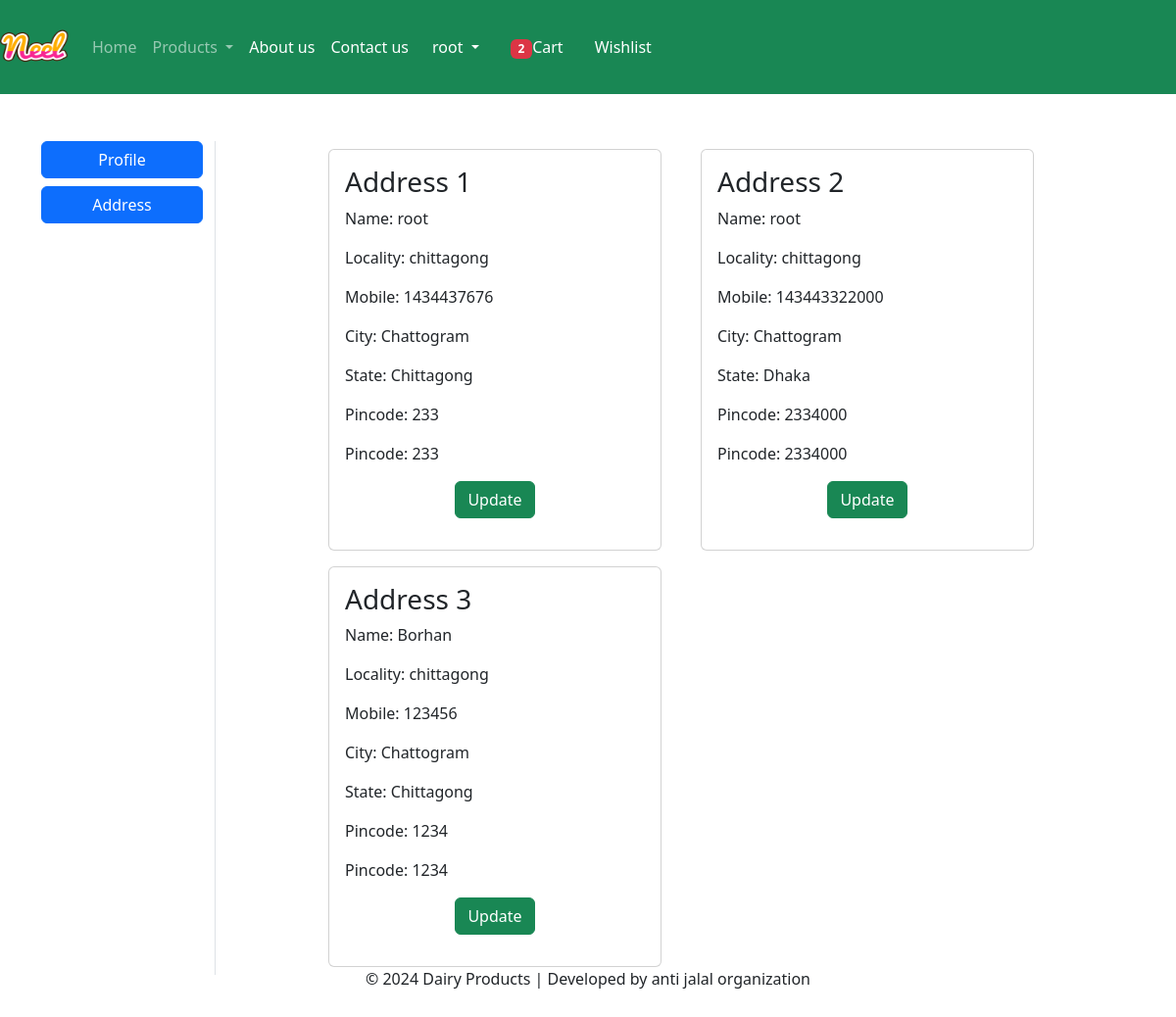
The page /address/ (signed in) on the database its author committed.
### app/models.py (models this page shows, shortened)
class Customer(models.Model):
    user = models.ForeignKey(User, on_delete=models.CASCADE)  # Link to the User model (One-to-One)
    name = models.CharField(max_length=200)  # Customer's name
    locality = models.CharField(max_length=200)  # Locality or area where the customer resides
    city = models.CharField(max_length=50)  # City where the customer resides
    mobile = models.IntegerField(default=0)  # Mobile number of the customer
    zipcode = models.IntegerField()  # Postal code for the customer address
    state = models.CharField(choices=STATE_CHOICES, max_length=100)  # State of the customer (from the predefined choices)

### app/views.py (the view)
# urls.py: path('address/', views.address, name='address'),  # User address page
def address(request):
    add = Customer.objects.filter(user=request.user)
    totalitem = 0
    if request.user.is_authenticated:
        totalitem = len(Cart.objects.filter(user=request.user))
    return render(request, 'app/address.html', locals())

### app/templates/app/address.html (shortened to what this page needs)
{% extends 'app/base.html' %}
{% load static %}
{% block main-content %}
<div class="container my-5">
    <div class="row">
        <div class="col-sm-2 border-end">
            <ul class="list-unstyled">
                <li class="d-grid mb-2">
                    <a href="{% url 'profile' %}" class="btn btn-primary">Profile</a>
                </li>
                <li class="d-grid">
                    <a href="{% url 'address' %}" class="btn btn-primary">Address</a>
                </li>
            </ul>
        </div>
        <div class="col-sm-8 offset-sm-1">
    <div class="row">
        {% for ad in add %}
        <div class="col-sm-6">
  <div class="card m-2">
    <div class="card-body">
      <h3>Address {{ forloop.counter }}</h3>
      <p>Name: {{ ad.name }}</p>
      <p>Locality: {{ ad.locality }}</p>
      <p>Mobile: {{ ad.mobile }}</p>
      <p>City: {{ ad.city }}</p>
      <p>State: {{ ad.state }}</p>
      <p>Pincode: {{ ad.zipcode }}</p>
       <p>Pincode: {{ ad.zipcode }}</p>
       <p class="text-center"><a href="{% url 'updateAddress' pk=ad.id %}" type="button" class="btn btn-success">Update</a></p>
    </div>
  </div>
</div>
        {% endfor %}
     </div>
    </div>
  </div>
</div>
    {% endblock main-content %}

### app/templates/app/base.html (shortened to what this page needs)
<!DOCTYPE html>
{% load static %}
<html lang="en">
<head>
    <link rel="stylesheet" href="https://cdn.jsdelivr.net/npm/bootstrap@5.3.3/dist/css/bootstrap.min.css">
</head>
<body>
    <nav class="navbar navbar-expand-lg navbar-light navbar-dark bg-success">
        <a class="navbar-brand" href="#">
            <img src="{% static 'app/images/neel.png' %}" width="70" height="70" />
        </a>
        <div class="collapse navbar-collapse" id="navbarSupportedContent">
            <ul class="navbar-nav me-auto mb-2 mb-lg-0">
            {% if request.user.is_authenticated %}
                <li class="nav-item active">
                    <a class="nav-link" href="/">Home</a>
                </li>
                <li class="nav-item dropdown">
                    <a class="nav-link dropdown-toggle" href="#" id="navbarDropdown" role="button" data-bs-toggle="dropdown" aria-expanded="false">
                        Products
                    </a>
                </li>
                <li class="nav-item">
                    <a class="nav-link text-white" href="{% url 'about' %}">About us</a>
                </li>
                <li class="nav-item">
                    <a class="nav-link text-white" href="{% url 'contact' %}">Contact us</a>
                </li>
                <li class="nav-item dropdown mx-2">
                    <a class="nav-link dropdown-toggle text-white" href="#" id="profileDropdown" role="button" data-bs-toggle="dropdown" aria-expanded="false">
                        {{ request.user.username }}
                    </a>
                </li>
                <li class="nav-item mx-2">
                    <a href="{% url 'showcart' %}" class="nav-link text-white">
              <span class="badge bg-danger">
            {% if totalitem > 0 %}
            {{ totalitem }}
        {% endif %}
    </span>Cart</a>
                </li>
                <li class="nav-item mx-2">
                    <a href="{% url 'showwishlist' %}" class="nav-link text-white">Wishlist</a>
                </li>
            {% endif %}
            </ul>
        </div>
    </nav>
    {% block main-content %}{% endblock main-content %}
    <footer class="text-center fixed-bottom mt-5 py-3">
        <p>&copy; 2024 Dairy Products | Developed by anti jalal organization</p>
    </footer>
</body>
</html>

### rows shown on the page
Customer: name "root", locality "chittagong", mobile "1434437676", city "Chattogram", state "Chittagong", zipcode "233"
Customer: name "root", locality "chittagong", mobile "143443322000", city "Chattogram", state "Dhaka", zipcode "2334000"
Customer: name "Borhan", locality "chittagong", mobile "123456", city "Chattogram", state "Chittagong", zipcode "1234"

### other values the page prints
{{ request.user.username }} "root"
{{ totalitem }} "2"
